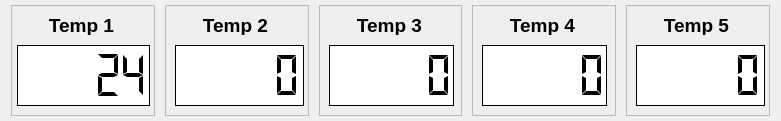
   <widget class="QWidget" name="layoutWidget">
    <property name="geometry">
     <rect>
      <x>10</x>
      <y>0</y>
      <width>781</width>
      <height>121</height>
     </rect>
    </property>
    <layout class="QHBoxLayout" name="layout_tempsensors">
     <property name="spacing">
      <number>10</number>
     </property>
     <property name="sizeConstraint">
      <enum>QLayout::SetDefaultConstraint</enum>
     </property>
     <property name="topMargin">
      <number>5</number>
     </property>
     <property name="bottomMargin">
      <number>5</number>
     </property>
     <item>
      <widget class="QFrame" name="layout_temp01">
       <property name="sizePolicy">
        <sizepolicy hsizetype="Expanding" vsizetype="Expanding">
         <horstretch>0</horstretch>
         <verstretch>0</verstretch>
        </sizepolicy>
       </property>
       <property name="minimumSize">
        <size>
         <width>0</width>
         <height>111</height>
        </size>
       </property>
       <property name="frameShape">
        <enum>QFrame::StyledPanel</enum>
       </property>
       <property name="frameShadow">
        <enum>QFrame::Raised</enum>
       </property>
       <property name="lineWidth">
        <number>1</number>
       </property>
       <widget class="QLCDNumber" name="disp_lcd_temp01">
        <property name="geometry">
         <rect>
          <x>6</x>
          <y>40</y>
          <width>133</width>
          <height>61</height>
         </rect>
        </property>
        <property name="font">
         <font>
          <family>Noto Sans</family>
          <weight>50</weight>
          <italic>false</italic>
          <bold>false</bold>
         </font>
        </property>
        <property name="styleSheet">
         <string notr="true">background-color: rgb(255, 255, 255);</string>
        </property>
        <property name="frameShape">
         <enum>QFrame::Panel</enum>
        </property>
        <property name="frameShadow">
         <enum>QFrame::Plain</enum>
        </property>
        <property name="smallDecimalPoint">
         <bool>false</bool>
        </property>
        <property name="digitCount">
         <number>5</number>
        </property>
        <property name="segmentStyle">
         <enum>QLCDNumber::Flat</enum>
        </property>
        <property name="value" stdset="0">
         <double>24.000000000000000</double>
        </property>
        <property name="intValue" stdset="0">
         <number>24</number>
        </property>
       </widget>
       <widget class="QLabel" name="disp_lbl_temp01">
        <property name="geometry">
         <rect>
          <x>10</x>
          <y>10</y>
          <width>121</width>
          <height>20</height>
         </rect>
        </property>
        <property name="font">
         <font>
          <pointsize>14</pointsize>
          <weight>75</weight>
          <italic>false</italic>
          <bold>true</bold>
         </font>
        </property>
        <property name="text">
         <string>Temp 1</string>
        </property>
        <property name="alignment">
         <set>Qt::AlignCenter</set>
        </property>
       </widget>
      </widget>
     </item>
     <item>
      <widget class="QFrame" name="layout_temp02">
       <property name="sizePolicy">
        <sizepolicy hsizetype="Expanding" vsizetype="Expanding">
         <horstretch>0</horstretch>
         <verstretch>0</verstretch>
        </sizepolicy>
       </property>
       <property name="minimumSize">
        <size>
         <width>0</width>
         <height>111</height>
        </size>
       </property>
       <property name="frameShape">
        <enum>QFrame::StyledPanel</enum>
       </property>
       <property name="frameShadow">
        <enum>QFrame::Raised</enum>
       </property>
       <property name="lineWidth">
        <number>1</number>
       </property>
       <widget class="QLCDNumber" name="disp_lcd_temp02">
        <property name="geometry">
         <rect>
          <x>10</x>
          <y>40</y>
          <width>129</width>
          <height>61</height>
         </rect>
        </property>
        <property name="styleSheet">
         <string notr="true">background-color: rgb(255, 255, 255);</string>
        </property>
        <property name="frameShape">
         <enum>QFrame::Panel</enum>
        </property>
        <property name="frameShadow">
         <enum>QFrame::Plain</enum>
        </property>
        <property name="segmentStyle">
         <enum>QLCDNumber::Flat</enum>
        </property>
       </widget>
       <widget class="QLabel" name="disp_lbl_temp02">
        <property name="geometry">
         <rect>
          <x>10</x>
          <y>10</y>
          <width>121</width>
          <height>20</height>
         </rect>
        </property>
        <property name="font">
         <font>
          <pointsize>14</pointsize>
          <weight>75</weight>
          <italic>false</italic>
          <bold>true</bold>
         </font>
        </property>
        <property name="text">
         <string>Temp 2</string>
        </property>
        <property name="alignment">
         <set>Qt::AlignCenter</set>
        </property>
       </widget>
      </widget>
     </item>
     <item>
      <widget class="QFrame" name="layout_temp03">
       <property name="sizePolicy">
        <sizepolicy hsizetype="Expanding" vsizetype="Expanding">
         <horstretch>0</horstretch>
         <verstretch>0</verstretch>
        </sizepolicy>
       </property>
       <property name="frameShape">
        <enum>QFrame::StyledPanel</enum>
       </property>
       <property name="frameShadow">
        <enum>QFrame::Raised</enum>
       </property>
       <property name="lineWidth">
        <number>1</number>
       </property>
       <widget class="QLCDNumber" name="disp_lcd_temp03">
        <property name="geometry">
         <rect>
          <x>10</x>
          <y>40</y>
          <width>125</width>
          <height>61</height>
         </rect>
        </property>
        <property name="styleSheet">
         <string notr="true">background-color: rgb(255, 255, 255);</string>
        </property>
        <property name="frameShape">
         <enum>QFrame::Panel</enum>
        </property>
        <property name="frameShadow">
         <enum>QFrame::Plain</enum>
        </property>
        <property name="segmentStyle">
         <enum>QLCDNumber::Flat</enum>
        </property>
       </widget>
       <widget class="QLabel" name="disp_lbl_temp03">
        <property name="geometry">
         <rect>
          <x>10</x>
          <y>10</y>
          <width>121</width>
          <height>20</height>
         </rect>
        </property>
        <property name="font">
         <font>
          <pointsize>14</pointsize>
          <weight>75</weight>
          <italic>false</italic>
          <bold>true</bold>
         </font>
        </property>
        <property name="text">
         <string>Temp 3</string>
        </property>
        <property name="alignment">
         <set>Qt::AlignCenter</set>
        </property>
       </widget>
      </widget>
     </item>
     <item>
      <widget class="QFrame" name="layout_temp04">
       <property name="sizePolicy">
        <sizepolicy hsizetype="Expanding" vsizetype="Expanding">
         <horstretch>0</horstretch>
         <verstretch>0</verstretch>
        </sizepolicy>
       </property>
       <property name="frameShape">
        <enum>QFrame::StyledPanel</enum>
       </property>
       <property name="frameShadow">
        <enum>QFrame::Raised</enum>
       </property>
       <property name="lineWidth">
        <number>1</number>
       </property>
       <widget class="QLCDNumber" name="disp_lcd_temp04">
        <property name="geometry">
         <rect>
          <x>10</x>
          <y>40</y>
          <width>125</width>
          <height>61</height>
         </rect>
        </property>
        <property name="styleSheet">
         <string notr="true">background-color: rgb(255, 255, 255);</string>
        </property>
        <property name="frameShape">
         <enum>QFrame::Panel</enum>
        </property>
        <property name="frameShadow">
         <enum>QFrame::Plain</enum>
        </property>
        <property name="segmentStyle">
         <enum>QLCDNumber::Flat</enum>
        </property>
       </widget>
       <widget class="QLabel" name="disp_lbl_temp04">
        <property name="geometry">
         <rect>
          <x>10</x>
          <y>10</y>
          <width>121</width>
          <height>20</height>
         </rect>
        </property>
        <property name="font">
         <font>
          <pointsize>14</pointsize>
          <weight>75</weight>
          <italic>false</italic>
          <bold>true</bold>
         </font>
        </property>
        <property name="text">
         <string>Temp 4</string>
        </property>
        <property name="alignment">
         <set>Qt::AlignCenter</set>
        </property>
       </widget>
      </widget>
     </item>
     <item>
      <widget class="QFrame" name="layout_temp05">
       <property name="sizePolicy">
        <sizepolicy hsizetype="Expanding" vsizetype="Expanding">
         <horstretch>0</horstretch>
         <verstretch>0</verstretch>
        </sizepolicy>
       </property>
       <property name="frameShape">
        <enum>QFrame::StyledPanel</enum>
       </property>
       <property name="frameShadow">
        <enum>QFrame::Raised</enum>
       </property>
       <property name="lineWidth">
        <number>1</number>
       </property>
       <widget class="QLCDNumber" name="disp_lcd_temp05">
        <property name="geometry">
         <rect>
          <x>10</x>
          <y>40</y>
          <width>129</width>
          <height>61</height>
         </rect>
        </property>
        <property name="styleSheet">
         <string notr="true">background-color: rgb(255, 255, 255);</string>
        </property>
        <property name="frameShape">
         <enum>QFrame::Panel</enum>
        </property>
        <property name="frameShadow">
         <enum>QFrame::Plain</enum>
        </property>
        <property name="segmentStyle">
         <enum>QLCDNumber::Flat</enum>
        </property>
       </widget>
       <widget class="QLabel" name="disp_lbl_temp05">
        <property name="geometry">
         <rect>
          <x>10</x>
          <y>10</y>
          <width>121</width>
          <height>20</height>
         </rect>
        </property>
        <property name="font">
         <font>
          <pointsize>14</pointsize>
          <weight>75</weight>
          <italic>false</italic>
          <bold>true</bold>
         </font>
        </property>
        <property name="text">
         <string>Temp 5</string>
        </property>
        <property name="alignment">
         <set>Qt::AlignCenter</set>
        </property>
       </widget>
      </widget>
     </item>
    </layout>
   </widget>
